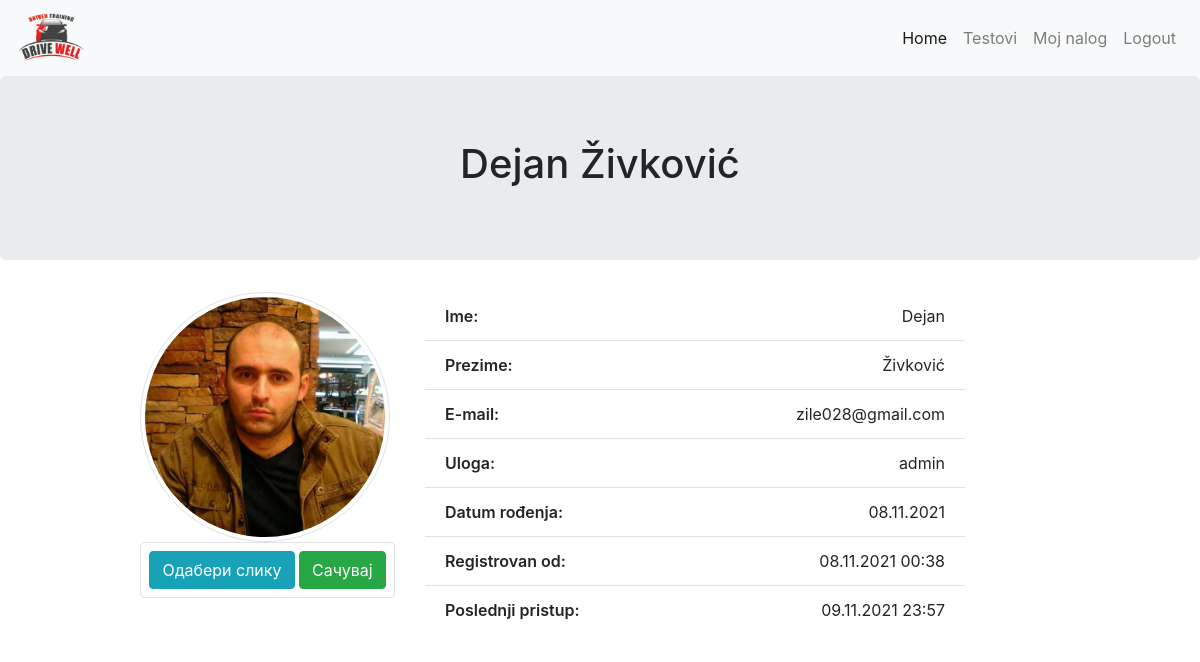
Page /user.php (signed in) on the earlier database version.
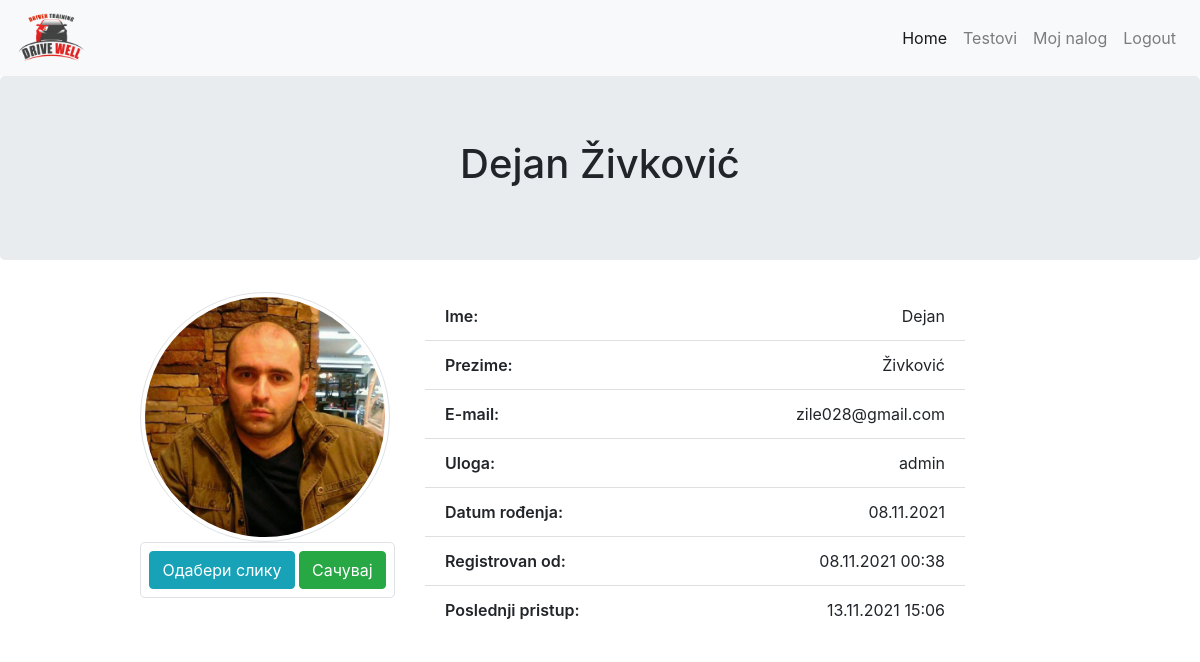
Same page on the later database version.
### tables this page shows
CREATE TABLE `users` (
  `id` int(11) NOT NULL,
  `first_name` varchar(50) NOT NULL,
  `last_name` varchar(50) NOT NULL,
  `date_birth` date NOT NULL,
  `email` varchar(50) NOT NULL,
  `password` varchar(60) NOT NULL,
  `created_at` timestamp NOT NULL DEFAULT CURRENT_TIMESTAMP,
  `last_login` timestamp NOT NULL DEFAULT CURRENT_TIMESTAMP,
  `profil_img` varchar(60) DEFAULT NULL,
  `role_id` int(11) DEFAULT NULL
);

CREATE TABLE `roles` (
  `id` int(11) NOT NULL,
  `role` varchar(30) NOT NULL,
  `description` varchar(255) NOT NULL
);

### user.php (called while the page is built, shortened)
<?php
require_once "core/init.php";
$user_info = $User->selectSingleJoin(
    ["users", "roles"],
    "role_id",
    ["id" => $_SESSION["id"]]
);
require_once ROOT . "/view/user.view.php";

### core/init.php (called while the page is built, shortened)
<?php
require_once "config.php";
require_once "function.php";
require_once "classes/Conection.php";
require_once "classes/QueryBuilder.php";
require_once "classes/User.php";
$User         = new User($database);

### core/classes/User.php (called while the page is built, shortened)
<?php
class User extends QueryBuilder
{
    public function isLoged()
    {
        if (isset($_SESSION["id"])) {
            return false;
        } else {
            return true;
        }
    }
}

### core/classes/QueryBuilder.php (called while the page is built, shortened)
<?php
class QueryBuilder extends Connection
{
    public function selectSingleJoin(array $table, String $join_on, $criteria)
    {
        $key = key($criteria);
        $sql = "SELECT {$table[0]}.*, {$table[0]}.id {$table[0]}_id, {$table[1]}.* FROM {$table[0]} JOIN {$table[1]} ON {$table[0]}.{$join_on} = {$table[1]}.id WHERE {$table[0]}.{$key} = :{$key}";
        $qry = $this->db->prepare($sql);
        $qry->execute($criteria);
        $result = $qry->fetch(PDO::FETCH_OBJ);
        return $result;
    }
}

### core/classes/Conection.php (called while the page is built, shortened)
<?php
class Connection
{
    public function __construct($database)
    {
        try {
            $this->db = new PDO("mysql:host={$database['host']};dbname={$database['dbname']}", $database["user"], $database["password"]);
        } catch (PDOException $err) {
            die("Doslo je do greske. Nije moguce konektovati se sa bazom - " . $err->getMessage());
        }
    }
}

### core/function.php (called while the page is built, shortened)
<?php
function displayDate($arg){
    return date("d.m.Y",strtotime($arg));
}
function displayDateTime($arg){
    return date("d.m.Y H:i",strtotime($arg));
}

### view/user.view.php (the view, shortened to what this page needs)
<?php
require ROOT . "/include/top.php";
require ROOT . "/include/main_nav.php";
?>
<header class="jumbotron text-center">
    <h1><?php echo "{$user_info->first_name} {$user_info->last_name}"; ?></h1>
</header>
<section class="container">
    <article class="row">
        <div class="col-md-3 offset-md-1">
            <?php if($user_info->profil_img): ?>
            <img id="profil" src="upload/<?php echo $user_info->profil_img; ?>" class="img-thumbnail rounded-circle"
                alt="">
            <?php else: ?>
            <img id="profil" src="asset/logo.png" class="img-thumbnail rounded-circle" alt="">
            <?php endif; ?>
            <form class="border text-center rounded-lg" action="user.php" method="POST" enctype="multipart/form-data">
                <label class="btn btn-info my-2" for="file-img">Одабери слику</label>
                <button type="submit" class="btn btn-success my-2" name="save_img">Сачувај</button>
            </form>
        </div>
        <div class="col-md-6">
            <ul class="list-group list-group-flush">
                <li class="list-group-item"><span>Ime:</span>
                    <p><?php echo $user_info->first_name; ?></p>
                </li>
                <li class="list-group-item"><span>Prezime:</span>
                    <p><?php echo $user_info->last_name; ?></p>
                </li>
                <li class="list-group-item"><span>E-mail:</span>
                    <p><?php echo $user_info->email; ?></p>
                </li>
                <li class="list-group-item"><span>Uloga:</span>
                    <p><?php echo $user_info->role; ?></p>
                </li>
                <li class="list-group-item"><span>Datum
                        rođenja:</span>
                    <p><?php echo displayDate($user_info->date_birth); ?></p>
                </li>
                <li class="list-group-item"><span>Registrovan
                        od:</span>
                    <p><?php echo displayDateTime($user_info->created_at); ?></p>
                </li>
                <li class="list-group-item"><span>Poslednji
                        pristup:</span>
                    <p><?php echo displayDateTime($user_info->last_login); ?></p>
                </li>
            </ul>
        </div>
    </article>
</section>
<?php
require ROOT . "/include/bottom.php";
?>

### include/top.php (shortened to what this page needs)
<!DOCTYPE html>
<html lang="en">
<head>
    <link rel="stylesheet" href="https://cdn.jsdelivr.net/npm/bootstrap@4.6.0/dist/css/bootstrap.min.css"
>
    <link rel="stylesheet" href="<?php echo ROOT_DIR; ?>/css/style.css">
</head>
<body>

### include/main_nav.php (shortened to what this page needs)
<nav class="navbar navbar-expand-lg navbar-light bg-light">
    <a class="navbar-brand" href="<?php echo ROOT_DIR; ?>"><img class="img-fluid" src="asset/logo-sm.png" alt=""></a>
    <div class="collapse navbar-collapse" id="navbarNav">
        <ul class="navbar-nav ml-auto">
            <li class="nav-item active">
                <a class="nav-link" href="<?php echo ROOT_DIR; ?>">Home</a>
            </li>
            <li class="nav-item">
                <a class="nav-link" href="<?php echo ROOT_DIR; ?>/testovi.php">Testovi</a>
            </li>
            <?php if($User->isLoged()): ?>
            <li class="nav-item">
                <a class="nav-link" href="login_register.php">Login / Register</a>
            </li>
            <?php else: ?>
            <li class="nav-item">
                <a class="nav-link" href="user.php">Moj nalog</a>
            </li>
            <li class="nav-item">
                <a class="nav-link" href="logout.php">Logout</a>
            </li>
            <?php endif; ?>
        </ul>
    </div>
</nav>

### include/bottom.php (shortened to what this page needs)
</body>
</html>

### css/style.css (style rules this page uses)
* { margin: 0; padding: 0; box-sizing: border-box; }
.navbar-brand img { height: 50px; }
ul li span { font-weight: 600; margin-right: 10px; }
ul li span + * { margin: 0; float: right; }
.img-thumbnail { height: 250px; width: 250px; }

Differences in the rows shown:
changed users "Dejan": last_login "09.11.2021 23:57" → "13.11.2021 15:06"
